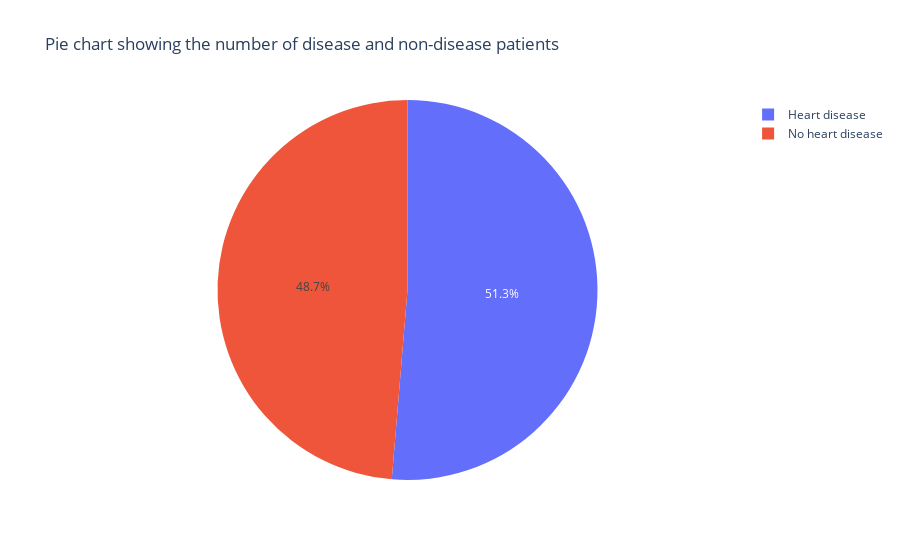

Source (notebook cell):
### Markdown cell above
##### 2. What is the distribution of diseased and non-diseased patients?

### Code cell
# Pie chart showing the number of disease and non-disease patients
target_count = heart_dataset["target"].value_counts().reset_index()

# Renaming the columns
target_count.columns = ["target", "count"]

# Converting the target column values to text for more understanding
target_count["target"] = target_count["target"].map({1: "Heart disease", 0: "No heart disease"})

# Constructing the pie chart
px.pie(target_count, values="count", names="target", title="Pie chart showing the number of disease and non-disease patients")

### Figure 1 — Plotly figure (JSON) as saved in the notebook; plotly's stock layout.template omitted (floating-point values rounded to 4 significant figures)
{"data": [{"domain": {"x": [0, 1], "y": [0, 1]}, "hovertemplate": "target=%{label}<br>count=%{value}<extra></extra>", "labels": ["Heart disease", "No heart disease"], "legendgroup": "", "name": "", "showlegend": true, "type": "pie", "values": [526, 499]}], "layout": {"legend": {"tracegroupgap": 0}, "title": {"text": "Pie chart showing the number of disease and non-disease patients"}}}
